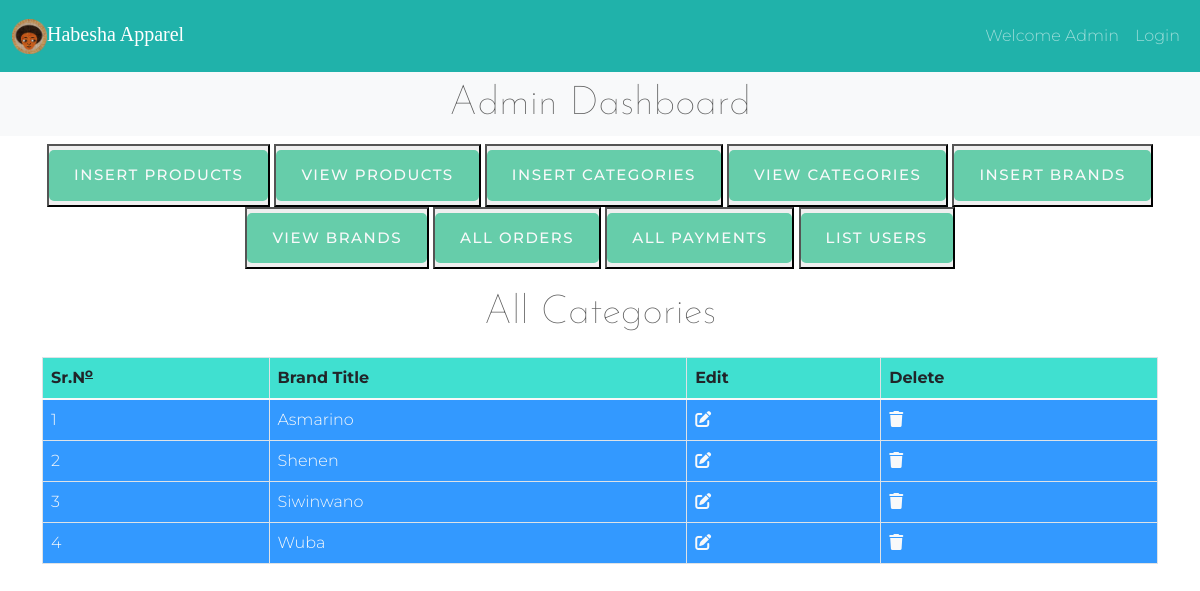
The app's page /HabehaApparel_code/admin/index.php?view_brands with its own data.
### tables this page shows
CREATE TABLE `brands` (
  `brand_id` int(11) NOT NULL,
  `brand_title` varchar(100) NOT NULL
);

### HabehaApparel_code/admin/view_brands.php (the view, shortened to what this page needs)
<h2 class="text-center">All Categories</h2>
<table class="table table-bordered mt-2">
    <thead style="background-color: #40e0d0;">
        <tr>
        <th>Sr.N<span><sup style='text-decoration:underline;'>o</sup></span> </th>
            <th>Brand Title</th>
            <th>Edit</th>
            <th>Delete</th>
        </tr>
    </thead>
    <tbody class="text-light" style="background-color:#3399ff;">
    <?php
    $select_brand="Select * from `brands`";
    $result=mysqli_query($con,$select_brand);
    $number=0;
    while($row=mysqli_fetch_assoc($result)){
        $brand_id=$row['brand_id'];
        $brand_title = $row['brand_title'];
        $number++;
    ?>
        <tr>
            <td><?php echo $number;?></td>
            <td><?php echo $brand_title;?></td>
            <td><a href='index.php?edit_brand=<?php echo $brand_id ?>' class='text-light'><i class='fa-solid fa-pen-to-square'></i></a>
            </td>
            <td><a href='index.php?delete_brand=<?php echo $brand_id ?>'
            type="button" class="text-light" data-toggle="modal"
            data-target="#exampleModal"><i class='fa-solid fa-trash'></i></a>
            </td>
        </tr>
<?php
}
?>
    </tbody>
</table>

### HabehaApparel_code/css/style.css (style rules this page uses)
*, *:before, *:after { box-sizing: border-box; }
body { background: white; font-family: 'Montserrat', sans-serif; }
a { text-decoration: none; color: #1ab188; transition: .5s ease; }
* { margin: 0; padding: 0; box-sizing: border-box; }

### HabehaApparel_code/css/carousel.css (style rules this page uses)
body { padding-bottom: 3rem; color: #5a5a5a; overflow-x: hidden; }
body { font-family: 'Montserrat', sans-serif; font-weight: 300; }
body h2 { font-size: 2.5rem; font-family: 'Josefin Sans', sans-serif; font-weight: 100; }
* { margin: 0; padding: 0; box-sizing: border-box; }
i { cursor: pointer; }
a { text-decoration: none; color: white; }
.text-center { text-align: center; margin-bottom: 20px; }

### HabehaApparel_code/admin/index.php (style rules this page uses)
body { overflow-x: hidden; }

### records on screen
brands: brand_title "Asmarino"
brands: brand_title "Shenen"
brands: brand_title "Siwinwano"
brands: brand_title "Wuba"
